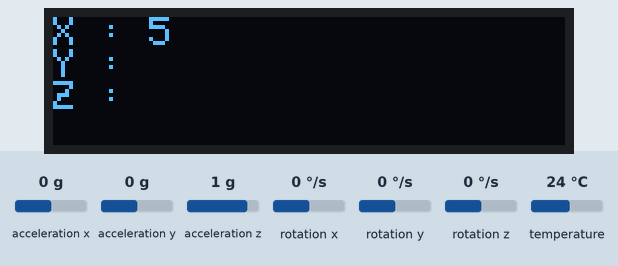
This sketch was run on a simulated Arduino Uno, built with avr-gcc and run on an emulated ATmega328P. On the bench: 128×32 one-colour display. Inputs (shaded band) come from the test bench; at power-on: acceleration x 0 g, acceleration y 0 g, acceleration z 1 g, rotation x 0 °/s, rotation y 0 °/s, rotation z 0 °/s, temperature 24 °C. The display library's start-up logo is not drawn; what the sketch prints to the serial monitor is not drawn.

Above: at 2.1 s.

The sketch:

test_oled.ino
```cpp
#include <SPI.h>
#include <Wire.h>
#include <Adafruit_GFX.h>
#include <Adafruit_SSD1306.h>

#include "Wire.h"
#include <MPU6050_light.h>

MPU6050 mpu(Wire);

unsigned long timer = 0;

#define SCREEN_WIDTH 128 // OLED display width, in pixels
#define SCREEN_HEIGHT 32 // OLED display height, in pixels
#define OLED_RESET     -1 // Reset pin # (or -1 if sharing Arduino reset pin)
#define SCREEN_ADDRESS 0x3C ///< See datasheet for Address; 0x3D for 128x64, 0x3C for 128x32
Adafruit_SSD1306 display(SCREEN_WIDTH, SCREEN_HEIGHT, &Wire, OLED_RESET);


void setup() {
  // put your setup code here, to run once:

  Serial.begin(115200);
 Wire.begin();

  byte status = mpu.begin();
  Serial.print(F("MPU6050 status: "));
  Serial.println(status);
  while(status!=0){ } // stop everything if could not connect to MPU6050

  Serial.println(F("Calculating offsets, do not move MPU6050"));
  delay(1000);
  mpu.calcOffsets(true,true); // gyro and accelero
  Serial.println("Done!\n");

    if(!display.begin(SSD1306_SWITCHCAPVCC, 0x3C)) {
    Serial.println(F("SSD1306 allocation failed"));
    for(;;); // Don't proceed, loop forever
  }
  Serial.println("1");

  // Show initial display buffer contents on the screen --
  // the library initializes this with an Adafruit splash screen.
  display.display();


  display.clearDisplay();

  display.setTextSize(2);             // Normal 1:1 pixel scale
  display.setTextColor(SSD1306_WHITE);        // Draw white text
  display.setCursor(5,5);             // Start at top-left corner
  display.println(F("HAI BAGUS"));
  display.display();
  Serial.println("test oke");

 }

void loop() {
 mpu.update();

  if(millis() - timer > 1000){ // print data every second
    Serial.print(F("TEMPERATURE: "));Serial.println(mpu.getTemp());
    Serial.print(F("ACCELERO  X: "));Serial.print(mpu.getAccX());
    Serial.print("\tY: ");Serial.print(mpu.getAccY());
    Serial.print("\tZ: ");Serial.println(mpu.getAccZ());

    Serial.print(F("GYRO      X: "));Serial.print(mpu.getGyroX());
    Serial.print("\tY: ");Serial.print(mpu.getGyroY());
    Serial.print("\tZ: ");Serial.println(mpu.getGyroZ());

    Serial.print(F("ACC ANGLE X: "));Serial.print(mpu.getAccAngleX());
    Serial.print("\tY: ");Serial.println(mpu.getAccAngleY());

    Serial.print(F("ANGLE     X: "));Serial.print(mpu.getAngleX());
    Serial.print("\tY: ");Serial.print(mpu.getAngleY());
    Serial.print("\tZ: ");Serial.println(mpu.getAngleZ());
    Serial.println(F("=====================================================\n"));
    timer = millis();
  }
int gyrox,gyroy,gyroz;
gyrox = mpu.getGyroX();


  display.clearDisplay();

  display.setTextSize(1);             // Normal 1:1 pixel scale
  display.setTextColor(SSD1306_WHITE);        // Draw white text
  display.setCursor(0,0);             // Start at top-left corner
  display.print(F("X : "));         // Start at top-left corner
  display.print(F("5"));
  display.setCursor(0,8);             // Start at top-left corner
  display.print(F("Y : "));
  display.setCursor(0,16);             // Start at top-left corner
  display.print(F("Z : "));
  display.display();
  Serial.println("test oke");

delay(1000);
}
```
